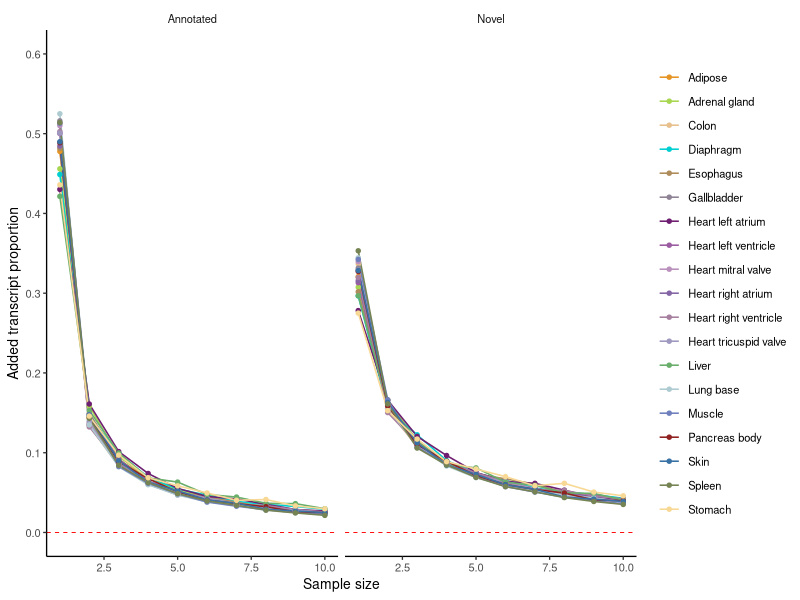
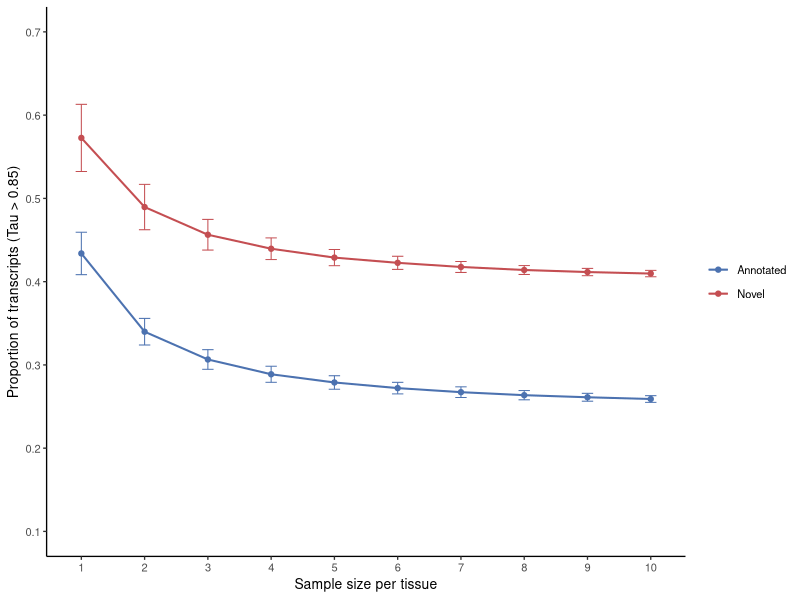

The R source for these figures, in order:
#===============================================#
# LRS transcript  #
#Supp-Figure-16 #
#===============================================#
library(ggplot2)
library(ggpubr)
library(tidyverse)
library(data.table)

setwd("/media/london_A/mengxin/GTOP_code/supp/supp_fig16. R2.6.LRS_saturation/input")

# Fig S16a: paired annotated/novel transcript saturation increment at cutoff 10 --------


theme_gtop <- function(base_size = 10) {
  theme_classic(base_size = base_size) +
    theme(
      legend.title = element_blank(),
      axis.text.x = element_text(angle = 45, hjust = 1),
      plot.title = element_blank()
    )
}
pretty_label <- function(x) {
  x <- gsub("_", " ", as.character(x))
  x <- tolower(x)
  ifelse(nchar(x) > 0, paste0(toupper(substr(x, 1, 1)), substr(x, 2, nchar(x))), x)
}
first_existing_col <- function(data, cols, default = NA_character_) {
  for (col in cols) {
    if (col %in% names(data)) return(data[[col]])
  }
  rep(default, nrow(data))
}
data <- read.delim("Fig_S16a.txt", check.names = FALSE)
data$transcript_label <- factor(data$transcript_label, levels = c("Annotated", "Novel"))
data$group_label <- pretty_label(data$group_label)
color_col <- first_existing_col(data, c("group_color"), NA_character_)
color_values <- setNames(color_col[match(unique(data$group_label), data$group_label)], unique(data$group_label))
color_values[is.na(color_values)] <- "#7f8080"
ggplot(data, aes(sample_size, incremental_detection_ratio, color = group_label, group = group_label)) +
  geom_line(linewidth = 0.55) +
  geom_point(size = 1.2) +
  geom_hline(yintercept = 0, color = "red", linewidth = 0.3,linetype = "dashed" ) +
  facet_wrap(~transcript_label, nrow = 1) +
  scale_color_manual(values = color_values, drop = FALSE) +
  scale_y_continuous(breaks = seq(0,0.6,by=0.1))+
  coord_cartesian(ylim = c(0, 0.6))+
  labs(x = "Sample size", y = "Added transcript proportion") +
  theme_gtop() +
  theme(
    legend.position = "right",
    axis.text.x = element_text(angle = 0, hjust = 0.5),
    strip.background = element_blank()
  )
#Fig S16b: tissue-specific transcript proportion by sample size, Tau > 0.85.---------------------

theme_gtop <- function(base_size = 10) {
  theme_classic(base_size = base_size) +
    theme(
      legend.title = element_blank(),
      axis.text.x = element_text(angle = 45, hjust = 1),
      plot.title = element_blank()
    )
}
data <- read.delim("Fig_S16b.txt", check.names = FALSE)
data$transcript_label <- factor(data$transcript_label, levels = c("Annotated", "Novel"))
ggplot(data, aes(sample_size, mean_specificity_ratio, color = transcript_label, group = transcript_label)) +
  geom_errorbar(
    aes(
      ymin = mean_specificity_ratio - sd_specificity_ratio,
      ymax = mean_specificity_ratio + sd_specificity_ratio
    ),
    width = 0.18,
    linewidth = 0.35
  ) +
  geom_line(linewidth = 0.7) +
  geom_point(size = 1.5) +
  scale_color_manual(values = c("Annotated" = "#4C72B0", "Novel" = "#C44E52")) +
  coord_cartesian(ylim = c(0.1, 0.7), xlim = c(0.3, 10.7)) +
  scale_x_continuous(breaks = sort(unique(data$sample_size))) +
  scale_y_continuous(breaks = seq(0.1,0.7,by=0.1))+
  coord_cartesian(ylim = c(0.1, 0.7))+
  labs(x = "Sample size per tissue", y = "Proportion of transcripts (Tau > 0.85)") +
  theme_gtop() +
  theme(axis.text.x = element_text(angle = 0, hjust = 0.5))
